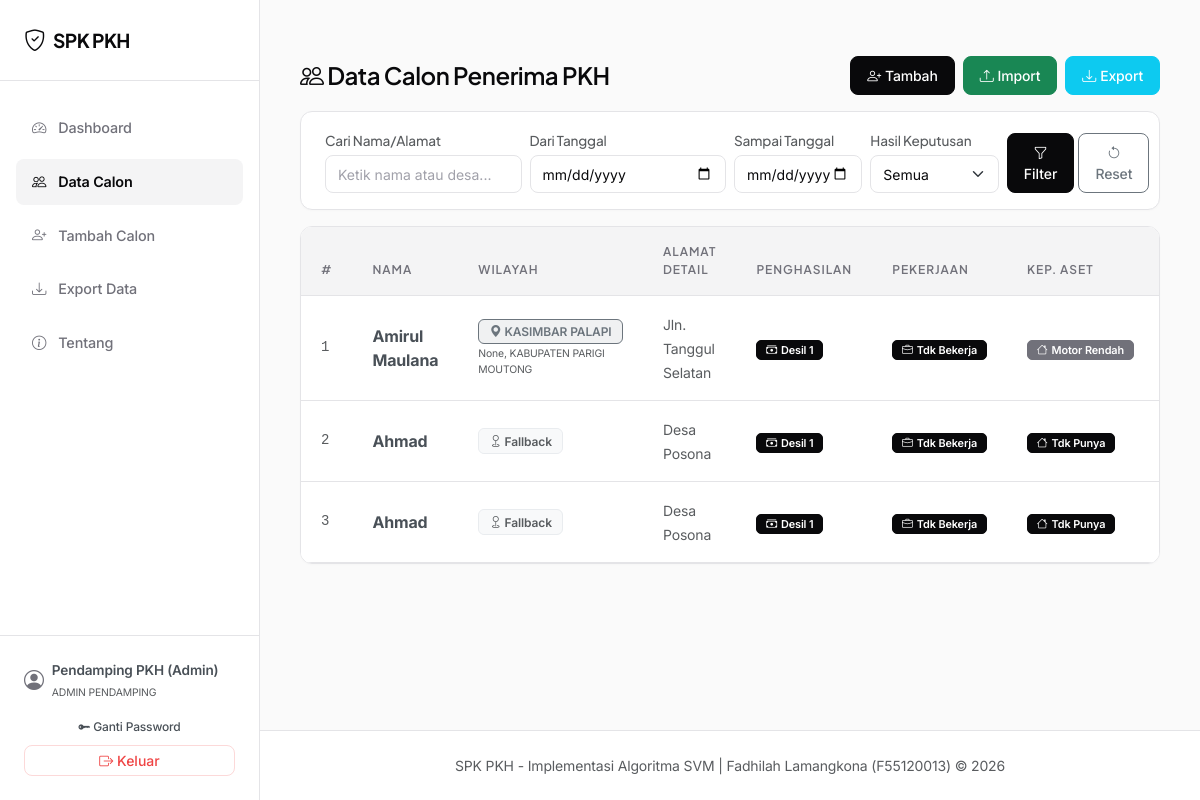
The page /calon (signed in) on the database as committed earlier.
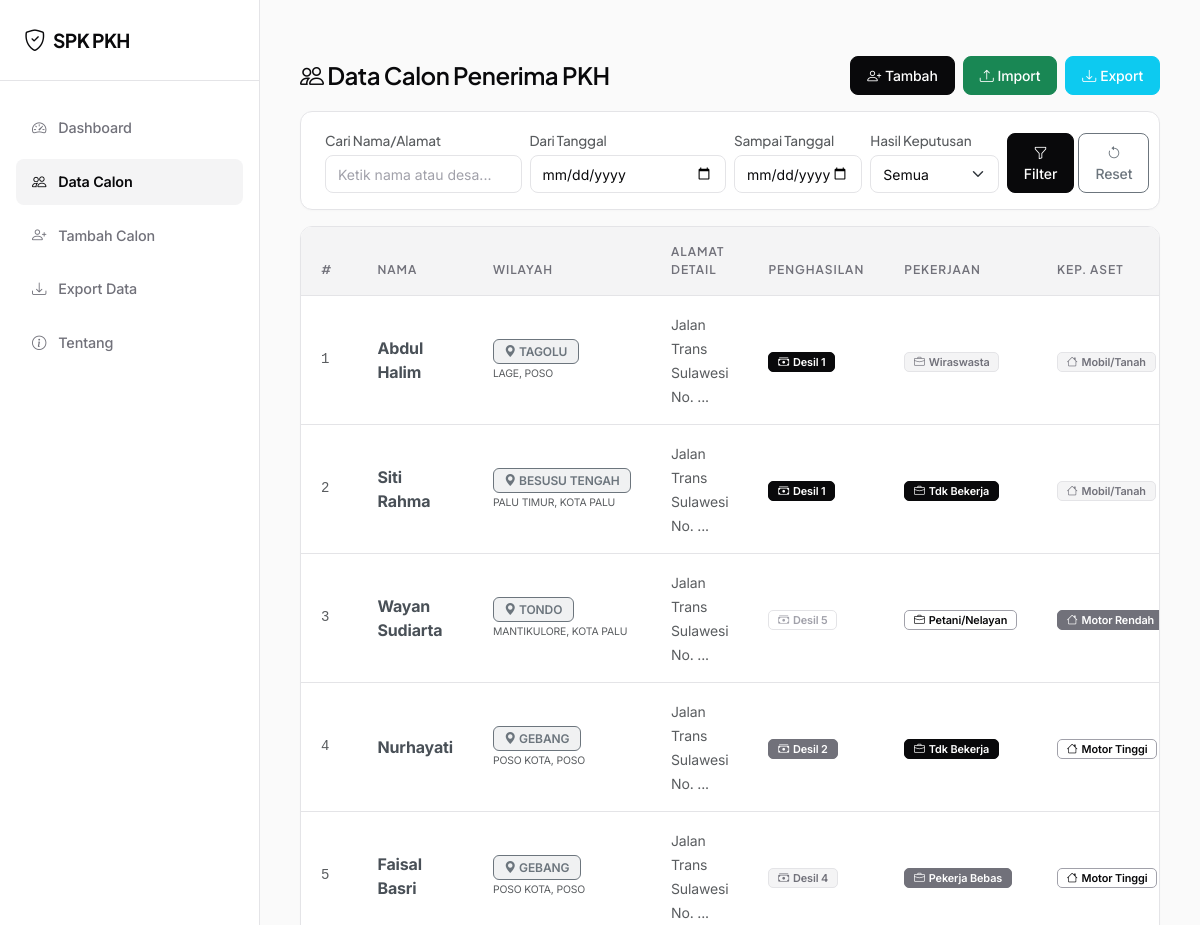
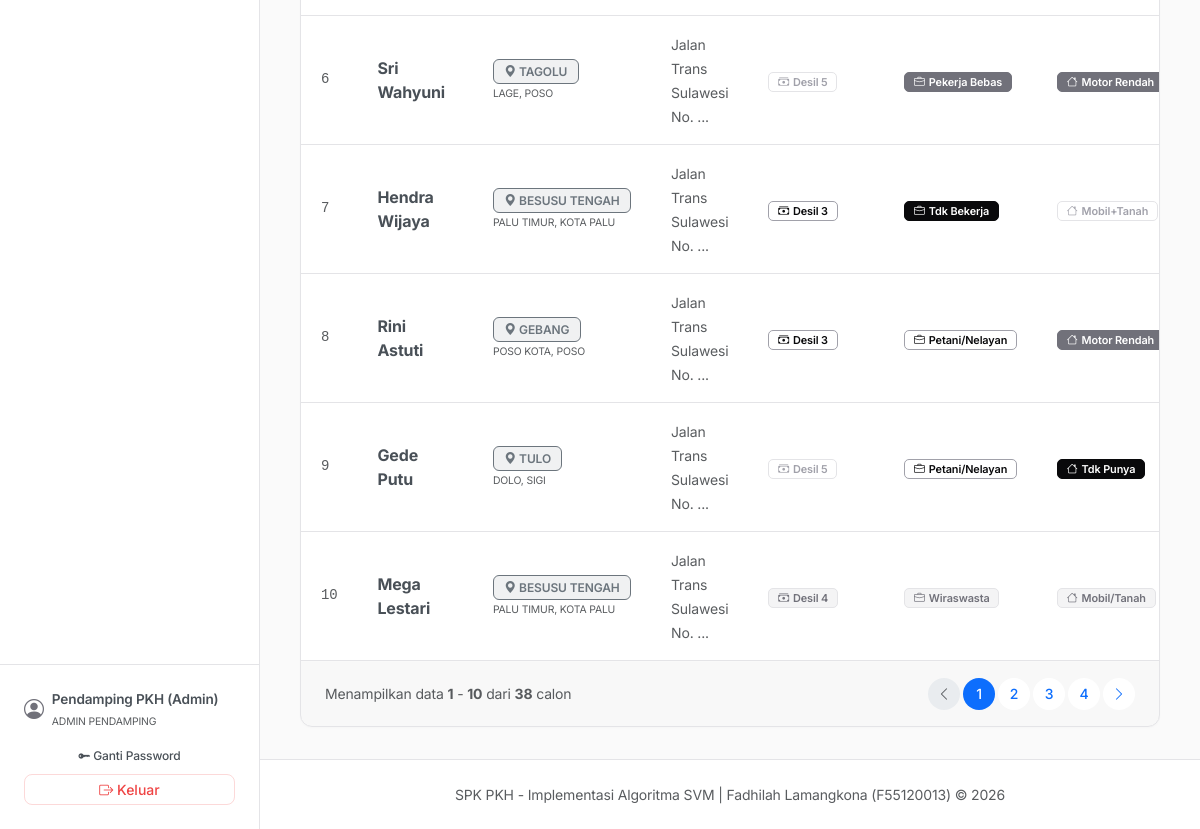
The same page on the database as committed later (2 pictures, top to bottom).
### models_db.py (models this page shows, shortened)
class CalonPenerima(db.Model):
    __tablename__ = 'calon_penerima'
    id = db.Column(db.Integer, primary_key=True)
    nama = db.Column(db.String(100), nullable=False)
    alamat = db.Column(db.Text, nullable=False)
    provinsi = db.Column(db.String(100), nullable=True)
    kabupaten = db.Column(db.String(100), nullable=True)
    kecamatan = db.Column(db.String(100), nullable=True)
    desa_kelurahan = db.Column(db.String(100), nullable=True)
    penghasilan = db.Column(db.String(100), nullable=False)  # Kategori Desil (teks)
    pekerjaan = db.Column(db.String(100), nullable=False)    # Pekerjaan (teks)
    kepemilikan_aset = db.Column(db.String(100), nullable=False) # Aset (teks)
    ibu_hamil = db.Column(db.Boolean, default=False)
    anak_usia_dini = db.Column(db.Boolean, default=False)
    anak_sekolah = db.Column(db.Boolean, default=False)
    disabilitas = db.Column(db.Boolean, default=False)
    lansia = db.Column(db.Boolean, default=False)
    created_at = db.Column(db.DateTime, default=lambda: datetime.now(timezone.utc))
    skor_penghasilan = db.Column(db.Integer, nullable=False)
    skor_pekerjaan = db.Column(db.Integer, nullable=False)
    skor_kepemilikan_aset = db.Column(db.Integer, nullable=False)
    skor_ibu_hamil = db.Column(db.Integer, nullable=False, default=0)
    skor_anak_usia_dini = db.Column(db.Integer, nullable=False, default=0)
    skor_anak_sekolah = db.Column(db.Integer, nullable=False, default=0)
    skor_disabilitas = db.Column(db.Integer, nullable=False, default=0)
    skor_lansia = db.Column(db.Integer, nullable=False, default=0)
    hasil = db.relationship('HasilKeputusan', backref='calon', uselist=False, lazy=True)

### routes/calon.py (the view, shortened to what this page needs)
@calon_bp.route('/calon')
@login_required
def daftar_calon():
    page = request.args.get('page', 1, type=int)
    q = request.args.get('q', '', type=str)
    date_from = request.args.get('date_from', '', type=str)
    date_to = request.args.get('date_to', '', type=str)
    hasil_filter = request.args.get('hasil_filter', '', type=str)
    query = CalonPenerima.query
    if q:
        query = query.filter(
            (CalonPenerima.nama.like(f"%{q}%"))
            | (CalonPenerima.alamat.like(f"%{q}%"))
        )
    if date_from:
        try:
            dt_from = datetime.strptime(date_from, '%Y-%m-%d').replace(tzinfo=timezone.utc)
            query = query.filter(CalonPenerima.created_at >= dt_from)
        except (ValueError, TypeError):
            pass
    if hasil_filter:
        if hasil_filter == 'layak':
            query = query.join(HasilKeputusan).filter(HasilKeputusan.hasil_prediksi == True)
        elif hasil_filter == 'tidak_layak':
            query = query.join(HasilKeputusan).filter(HasilKeputusan.hasil_prediksi == False)
    pagination = query.order_by(
        CalonPenerima.id.asc()
    ).paginate(page=page, per_page=10, error_out=False)
    calon_list = pagination.items
    hasil_map = {}
    for h in HasilKeputusan.query.all():
        hasil_map[h.id_calon] = h
    return render_template('calon/list.html',
                           calon_list=calon_list,
                           hasil_map=hasil_map,
                           pagination=pagination,
                           q=q,
                           date_from=date_from,
                           date_to=date_to,
                           hasil_filter=hasil_filter,
                           penghasilan_skor=PENGHASILAN_MAPPING,
                           pekerjaan_skor=PEKERJAAN_MAPPING,
                           aset_skor=ASET_MAPPING,
                           label_singkat=LABEL_SINGKAT)

### core/auth.py (called while the page is built)
def login_required(f):
    @wraps(f)
    def decorated_function(*args, **kwargs):
        if 'user_id' not in session:
            flash('Silakan login terlebih dahulu untuk mengakses sistem.', 'warning')
            return redirect(url_for('auth.login'))
        return f(*args, **kwargs)
    return decorated_function

def inject_user():
    if 'user_id' in session:
        user = User.query.get(session['user_id'])
        return dict(current_user=user)
    return dict(current_user=None)

def generate_csrf_token():
    if '_csrf_token' not in session:
        session['_csrf_token'] = secrets.token_hex(32)
    return session['_csrf_token']

def inject_csrf():
    return dict(csrf_token=generate_csrf_token())

### templates/calon/list.html (shortened to what the changed rows need)
{% extends 'base.html' %}
{% block content %}
<div class="stagger-container">
    {% if calon_list %}
    <div class="card">
        <div class="card-body p-0">
            <div class="table-responsive border-0 rounded-0">
                <table class="table table-hover mb-0">
                    <thead>
                        <tr>
                            <th>#</th>
                            <th>Nama</th>
                            <th>Wilayah</th>
                            <th>Alamat Detail</th>
                            <th>Penghasilan</th>
                            <th>Pekerjaan</th>
                            <th>Kep. Aset</th>
                            <th>Keputusan</th>
                        </tr>
                    </thead>
                    <tbody>
                        {% for c in calon_list %}
                        <tr>
                            <td class="font-monospace text-muted small">{{ c.id }}</td>
                            <td><strong class="text-dark-emphasis">{{ c.nama }}</strong></td>
                            <td>
                                {% if c.desa_kelurahan %}
                                <span class="badge bg-secondary bg-opacity-10 text-secondary border border-secondary border-opacity-20 small" title="{{ c.desa_kelurahan }}, {{ c.kecamatan }}, {{ c.kabupaten }}, {{ c.provinsi }}">
                                    <i class="bi bi-geo-alt-fill"></i> {{ c.desa_kelurahan }}
                                </span>
                                <div class="text-muted" style="font-size: 0.65rem; margin-top: 2px;">{{ c.kecamatan }}, {{ c.kabupaten }}</div>
                                {% else %}
                                <span class="badge bg-light text-muted border border-light-subtle small" title="Data wilayah kosong, fallback ke alamat">
                                    <i class="bi bi-geo"></i> Fallback
                                </span>
                                {% endif %}
                            </td>
                            <td><span class="text-muted small">{{ c.alamat[:25] }}{% if c.alamat|length > 25 %}...{% endif %}</span></td>
                            <td>
                                <span class="badge badge-cat badge-cat-severity-{{ penghasilan_skor.get(c.penghasilan, 3) }}" title="{{ c.penghasilan }}">
                                    <i class="bi bi-cash-stack"></i> {{ label_singkat.get(c.penghasilan, c.penghasilan) }}
                                </span>
                            </td>
                            <td>
                                <span class="badge badge-cat badge-cat-severity-{{ pekerjaan_skor.get(c.pekerjaan, 3) }}" title="{{ c.pekerjaan }}">
                                    <i class="bi bi-briefcase"></i> {{ label_singkat.get(c.pekerjaan, c.pekerjaan) }}
                                </span>
                            </td>
                            <td>
                                <span class="badge badge-cat badge-cat-severity-{{ aset_skor.get(c.kepemilikan_aset, 3) }}" title="{{ c.kepemilikan_aset }}">
                                    <i class="bi bi-house"></i> {{ label_singkat.get(c.kepemilikan_aset, c.kepemilikan_aset) }}
                                </span>
                            </td>
                            <td>
                            </td>
                        </tr>
                        {% endfor %}
                    </tbody>
                </table>
            </div>
        </div>
        {% if pagination and pagination.pages > 1 %}
        <div class="card-footer bg-surface border-top border-light border-opacity-10 py-3 px-4 d-flex flex-column flex-sm-row justify-content-between align-items-center gap-2">
            <div class="text-muted small">
                Menampilkan data <strong>{{ (pagination.page - 1) * pagination.per_page + 1 }}</strong> -
                <strong>{{ [pagination.page * pagination.per_page, pagination.total]|min }}</strong> dari
                <strong>{{ pagination.total }}</strong> calon
            </div>
            <nav aria-label="Page navigation">
                <ul class="pagination pagination-sm m-0 gap-1">
                    <li class="page-item {% if not pagination.has_prev %}disabled{% endif %}">
                        <a class="page-link border-0 rounded-circle d-flex align-items-center justify-content-center"
                           href="{{ url_for('calon.daftar_calon', page=pagination.prev_num, q=q, date_from=date_from, date_to=date_to, hasil_filter=hasil_filter) if pagination.has_prev else '#' }}"
                           style="width: 32px; height: 32px;" title="Sebelumnya">
                            <i class="bi bi-chevron-left"></i>
                        </a>
                    </li>
                    {% for p in pagination.iter_pages(left_edge=1, right_edge=1, left_current=1, right_current=2) %}
                        {% if p %}
                            <li class="page-item {% if pagination.page == p %}active{% endif %}">
                                <a class="page-link border-0 rounded-circle d-flex align-items-center justify-content-center fw-medium"
                                   href="{{ url_for('calon.daftar_calon', page=p, q=q, date_from=date_from, date_to=date_to, hasil_filter=hasil_filter) }}"
                                   style="width: 32px; height: 32px;">{{ p }}</a>
                            </li>
                        {% else %}
                            <li class="page-item disabled">
                                <span class="page-link border-0 bg-transparent text-muted px-1">...</span>
                            </li>
                        {% endif %}
                    {% endfor %}
                    <li class="page-item {% if not pagination.has_next %}disabled{% endif %}">
                        <a class="page-link border-0 rounded-circle d-flex align-items-center justify-content-center"
                           href="{{ url_for('calon.daftar_calon', page=pagination.next_num, q=q, date_from=date_from, date_to=date_to, hasil_filter=hasil_filter) if pagination.has_next else '#' }}"
                           style="width: 32px; height: 32px;" title="Berikutnya">
                            <i class="bi bi-chevron-right"></i>
                        </a>
                    </li>
                </ul>
            </nav>
        </div>
        {% endif %}
    </div>
    {% endif %}
</div>
{% endblock %}

Rows that differ between the two databases and show on the page:
changed CalonPenerima id 1: nama "Amirul Maulana" → "Abdul Halim"; desa_kelurahan "KASIMBAR PALAPI" → "TAGOLU"; kecamatan "None" → "LAGE"; kabupaten "KABUPATEN PARIGI MOUTONG" → "POSO"; alamat "Jln. Tanggul Selatan" → "Jalan Trans Sulawesi No."; pekerjaan "Tidak Bekerja" → "Wiraswasta" (drawn); get "Tdk Bekerja" → "Wiraswasta"; get "Motor Rendah" → "Mobil/Tanah"; now shows "..."
changed CalonPenerima id 2: nama "Ahmad" → "Siti Rahma"; desa_kelurahan (not shown) → "BESUSU TENGAH"; kecamatan (not shown) → "PALU TIMUR"; kabupaten (not shown) → "KOTA PALU"; alamat "Desa Posona" → "Jalan Trans Sulawesi No."; get "Tdk Punya" → "Mobil/Tanah"; desa_kelurahan "Fallback" → ","
changed CalonPenerima id 3: nama "Ahmad" → "Wayan Sudiarta"; desa_kelurahan (not shown) → "TONDO"; kecamatan (not shown) → "MANTIKULORE"; kabupaten (not shown) → "KOTA PALU"; alamat "Desa Posona" → "Jalan Trans Sulawesi No."; get "Desil 1" → "Desil 5"; pekerjaan "Tidak Bekerja" → "Petani/Nelayan" (drawn); get "Tdk Bekerja" → "Petani/Nelayan"; get "Tdk Punya" → "Motor Rendah"; desa_kelurahan "Fallback" → ","
added CalonPenerima: id "4", nama "Nurhayati", desa_kelurahan "GEBANG", kecamatan "POSO KOTA", kabupaten "POSO", alamat "Jalan Trans Sulawesi No.", get "Desil 2", get "Tdk Bekerja", get "Motor Tinggi"
added CalonPenerima: id "5", nama "Faisal Basri", desa_kelurahan "GEBANG", kecamatan "POSO KOTA", kabupaten "POSO", alamat "Jalan Trans Sulawesi No.", get "Desil 4", get "Pekerja Bebas", get "Motor Tinggi"
added CalonPenerima: id "6", nama "Sri Wahyuni", desa_kelurahan "TAGOLU", kecamatan "LAGE", kabupaten "POSO", alamat "Jalan Trans Sulawesi No.", get "Desil 5", get "Pekerja Bebas", get "Motor Rendah"
added CalonPenerima: id "7", nama "Hendra Wijaya", desa_kelurahan "BESUSU TENGAH", kecamatan "PALU TIMUR", kabupaten "KOTA PALU", alamat "Jalan Trans Sulawesi No.", get "Desil 3", get "Tdk Bekerja", get "Mobil+Tanah"
added CalonPenerima: id "8", nama "Rini Astuti", desa_kelurahan "GEBANG", kecamatan "POSO KOTA", kabupaten "POSO", alamat "Jalan Trans Sulawesi No.", get "Desil 3", get "Petani/Nelayan", get "Motor Rendah"
added CalonPenerima: id "9", nama "Gede Putu", desa_kelurahan "TULO", kecamatan "DOLO", kabupaten "SIGI", alamat "Jalan Trans Sulawesi No.", get "Desil 5", get "Petani/Nelayan", get "Tdk Punya"
added CalonPenerima: id "10", nama "Mega Lestari", desa_kelurahan "BESUSU TENGAH", kecamatan "PALU TIMUR", kabupaten "KOTA PALU", alamat "Jalan Trans Sulawesi No.", get "Desil 4", get "Wiraswasta", get "Mobil/Tanah"
Other text that changed with them:
{{ (pagination.page - 1) * pagination.per_page + 1 }}: (not shown) → "1"
{{ [pagination.page * pagination.per_page, pagination.total]|min }}: (not shown) → "10"
{{ pagination.total }}: (not shown) → "38"
text now shown: "Menampilkan data - dari calon"
new list line: "1"
new list line: "2"
new list line: "3"
new list line: "4"
